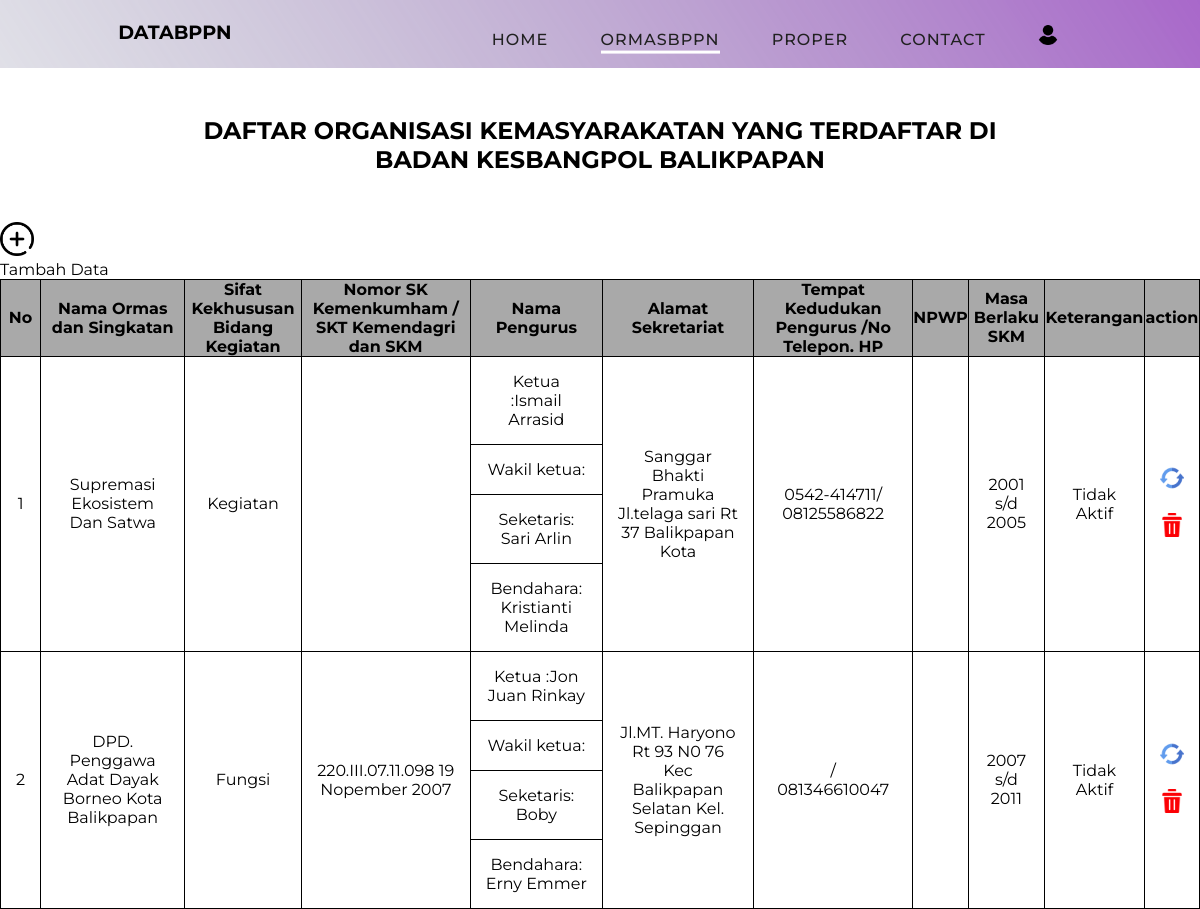
The app's page /ormasbppn/lihat.php with its own data.
### tables this page shows
CREATE TABLE `ormasbppn` (
  `id` int(11) NOT NULL,
  `nama` varchar(255) NOT NULL,
  `sifat` varchar(255) NOT NULL,
  `nosk` varchar(255) NOT NULL,
  `jab1` varchar(255) NOT NULL,
  `jab2` varchar(255) NOT NULL,
  `jab3` varchar(255) NOT NULL,
  `jab4` varchar(255) NOT NULL,
  `alamat` varchar(255) NOT NULL,
  `tempat` varchar(244) NOT NULL,
  `notelp` varchar(255) NOT NULL,
  `npwp` varchar(255) NOT NULL,
  `skm` varchar(255) NOT NULL,
  `skm1` varchar(255) NOT NULL,
  `ket` varchar(255) NOT NULL
);

### ormasbppn/lihat.php (the view, shortened to what this page needs)
<?php
    require '../config.php';
?>
<!DOCTYPE html>
<html lang="en">
<head>
    <link rel="stylesheet" href="style.css">
</head>
<body>
    <div class="head">
        <header>
            <p><b>DATABPPN</b></p>
            <nav class="style-4">
                <ul class="menu-4">
                    <li><a href="../index.php" data-hover="Home">Home</a></li>
                    <li class="current"><a href="#ormas" data-hover="Ormasbppn">Ormasbppn</a></li>
                    <li><a href="../proper/ang2021/lihat.php" data-hover="ProPer">ProPer</a></li>
                    <li><a href="../contact.php" data-hover="Contact">Contact</a></li>
                    <li><a href="../login/login.php" data-hover="AI"><img src="../img/user.png" width='20px' alt="" srcset=""></a></li>
                </ul>
            </nav>
        </header>
    </div>
    <h2 id="ormas">DAFTAR ORGANISASI KEMASYARAKATAN YANG TERDAFTAR DI <br> BADAN KESBANGPOL BALIKPAPAN</h2>
    <div class="create">
    <a href="create.php" id="rotate"><img width="34px" src="../img/plus.png" alt=""></a>
    <p>Tambah Data</p>
</div>
    <table class="table" align="center">
        <tr>
            <th>No</th>
            <th>Nama Ormas dan Singkatan</th>
            <th>Sifat Kekhususan Bidang Kegiatan</th>
            <th>Nomor SK Kemenkumham / SKT Kemendagri dan SKM</th>
            <th>Nama Pengurus</th>
            <th>Alamat Sekretariat</th>
            <th>Tempat Kedudukan Pengurus /No Telepon. HP</th>
            <th>NPWP</th>
            <th>Masa Berlaku SKM</th>
            <th>Keterangan</th>
            <th>action</th>
        </tr>
        <?php
        $no=1;
        $ambildata = mysqli_query($conn,"SELECT * FROM ormasbppn");
        while($tampil = mysqli_fetch_array($ambildata)):
        ?>
        <tr>
            <td class="center" rowspan="4"><?= $no;?></td>
            <td class="center" rowspan="4"><?= $tampil['nama'];?></td>
            <td class="center" rowspan="4"><?= $tampil['sifat'];?></td>
            <td class="center" rowspan="4"><?= $tampil['nosk'];?></td>
            <td class="center">Ketua :<?= $tampil['jab1'];?></td>
            <td class="center" rowspan="4"> <?= $tampil['alamat']; ?></td>
            <td class="center" rowspan="4"><?= $tampil['tempat'];?>/<br><?= $tampil['notelp'];?></td>
            <td class="center" rowspan="4"><?= $tampil['npwp'];?></td>
            <td class="center" rowspan="4"><?= $tampil['skm'];?> s/d <?= $tampil['skm1'];?></td>
            <td class="center" rowspan="4"><?= $tampil['ket'];?></td>
            <td rowspan="4">
                <ul>
                    <li class="refresh"><a href="update.php?id=<?= $tampil['id'];?>"><img width="24px"
                                src="../img/refresh.png" alt=""></a><br><br></li>
                    <li><a href="delete.php?id=<?= $tampil['id'];?>"><img width="24px" src="../img/delete.png"
                                alt=""></a></li>
                </ul>
            </td>
        </tr>
        <tr>
            <td class="center">Wakil ketua: <?= $tampil['jab2'];?></td>
        </tr>
        <tr>
            <td class="center">Seketaris: <?= $tampil['jab3'];?></td>
        </tr>
        <tr>
            <td class="center">Bendahara: <?= $tampil['jab4'];?></td>
        </tr>
        <?php $no++;?>
        <?php endwhile;?>
    </table>
</body>
</html>

### ormasbppn/style.css (style rules this page uses)
.head { background-image: url(../img/baground\ 1.png); padding-bottom: 10px; }
header { display: flex; justify-content: space-around; padding-top: 20px; }
header p { font-size: larger; }
.menu-4 { text-align: center; text-transform: uppercase; font-weight: 500; }
.menu-4 * { box-sizing: border-box; -webkit-transition: all 0.35s ease; transition: all 0.35s ease; }
.menu-4 li { display: inline-block; list-style: outside none none; margin: 0 1.5em; overflow: hidden; }
.menu-4 a { padding: 0.3em 0; color: #212121; position: relative; display: inline-block; letter-spacing: 1px; margin: 0; text-decoration: none; }
.menu-4 a:before, .menu-4 a:after { position: absolute; -webkit-transition: all 0.35s ease; transition: all 0.35s ease; }
.menu-4 a:before { bottom: 100%; display: block; height: 3px; width: 100%; content: ""; background-color: #fff; }
.menu-4 a:after { padding: 0.3em 0; position: absolute; bottom: 100%; left: 0; content: attr(data-hover); color: #212121; white-space: nowrap; }
* { margin: 0; padding: 0; font-family: 'Montserrat', sans-serif; }
h2 { text-align: center; margin-top: 2em; margin-bottom: 2em; }
.table { border-collapse: collapse; }
ul,li { list-style-type: none; }
.table ,th,td,tr { border: 1px solid #000; }
.table tr td { padding: 15px; }
.center { text-align: center; }
th { background-color: #a9a9a9; }

### records on screen
ormasbppn: nama "Supremasi Ekosistem Dan Satwa", sifat "Kegiatan", jab1 "Ismail Arrasid", alamat "Sanggar Bhakti Pramuka Jl.telaga sari Rt 37 Balikpapan Kota", tempat "0542-414711", notelp "08125586822", skm "2001", skm1 "2005", ket "Tidak Aktif", jab3 "Sari Arlin", jab4 "Kristianti Melinda"
ormasbppn: nama "DPD. Penggawa Adat Dayak Borneo Kota Balikpapan", sifat "Fungsi", nosk "220.III.07.11.098 19 Nopember 2007", jab1 "Jon Juan Rinkay", alamat "Jl.MT. Haryono Rt 93 N0 76 Kec Balikpapan Selatan Kel. Sepinggan", notelp "081346610047", skm "2007", skm1 "2011", ket "Tidak Aktif", jab3 "Boby", jab4 "Erny Emmer"
